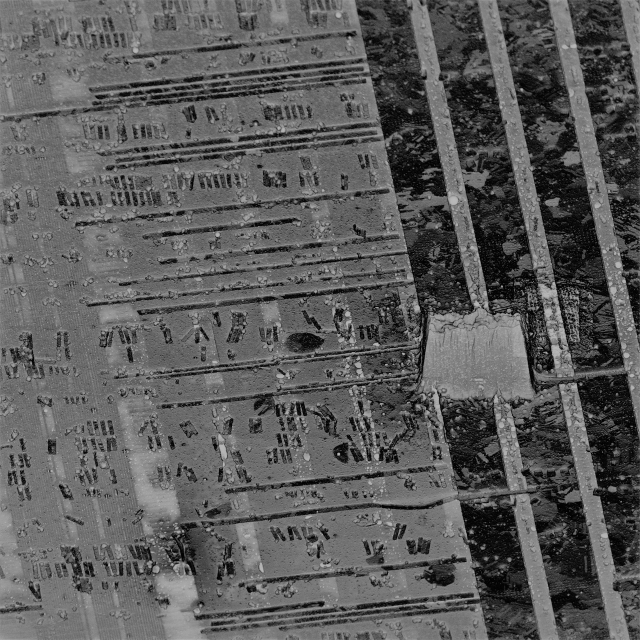
#> input picture Images/ICE40 FIB Blasted - 1.jpeg, 1280 x 1280 px (shown at 1/2 size)
$ python convert_bitmap.py '../../Images/ICE40 FIB Blasted - 1.jpeg'
#> lines starting #> are read from the running program, lines starting #| are printed output that depends on the picture
### obi_software/base_commands.py
from abc import ABCMeta, abstractmethod
from dataclasses import dataclass
import enum
import struct
import array

BIG_ENDIAN = (struct.pack('@H', 0x1234) == struct.pack('>H', 0x1234))

class CommandType(enum.IntEnum):
    Synchronize         = 0x00
    Abort               = 0x01
    Flush               = 0x02
    Delay               = 0x03
    InlineDelay         = 0xa3
    EnableExtCtrl       = 0x04
    DisableExtCtrl      = 0x05
    SelectEbeam         = 0x06
    SelectIbeam         = 0x07
    SelectNoBeam        = 0x08
    Blank               = 0x09
    BlankInline         = 0x0a
    Unblank             = 0x0b
    UnblankInline       = 0x0d

    RasterRegion        = 0x10
    RasterPixel         = 0x11
    RasterPixelRun      = 0x12
    RasterPixelFreeRun  = 0x13
    VectorPixel         = 0x14
    VectorPixelMinDwell = 0x15
    FlipX               = 0x16
    FlipY               = 0x17
    Rotate90            = 0x18
    UnFlipX             = 0x19
    UnFlipY             = 0x20
    UnRotate90          = 0x21

class OutputMode(enum.IntEnum):
    SixteenBit          = 0
    EightBit            = 1
    NoOutput            = 2

class BeamType(enum.IntEnum):
    NoBeam              = 0
    Electron            = 1
    Ion                 = 2

@dataclass
class DACCodeRange:
    start: int # UQ(14,0)
    count: int # UQ(14,0)
    step:  int # UQ(8,8)

class DwellTime(int):
    '''Dwell time is measured in units of ADC cycles.
        One DwellTime = 125 ns'''
    pass


class BaseCommand(metaclass=ABCMeta):
    # def __init_subclass__(cls):
    #     cls._logger = logger.getChild(f"Command.{cls.__name__}")

    # [4 lines left out: function message, not called in this run]

    @property
    def response(self):
        return 0

class SynchronizeCommand(BaseCommand):
    def __init__(self, *, cookie: int, raster: bool, output: OutputMode=OutputMode.SixteenBit):
        self._cookie = cookie
        self._raster_mode = raster
        self._output_mode = output

    def __repr__(self):
        return f"SynchronizeCommand(cookie={self._cookie}, raster_mode={self._raster_mode}, output_mode={self._output_mode})"

    @property
    def message(self):
        combined = int(self._output_mode<<1 | self._raster_mode)
        return struct.pack(">BHB", CommandType.Synchronize, self._cookie, combined)


class AbortCommand(BaseCommand):
    def __repr__(self):
        return f"AbortCommand"

    @property
    def message(self):
        return struct.pack(">B", CommandType.Abort)

class FlushCommand(BaseCommand):
    def __repr__(self):
        return f"FlushCommand"

    @property
    def message(self):
        return struct.pack(">B", CommandType.Flush)


class DelayCommand(BaseCommand):
    def __init__(self, delay):
        assert delay <= 65535
        self._delay = delay

    def __repr__(self):
        return f"DelayCommand(delay={self._delay})"

    @property
    def message(self):
        return struct.pack(">BH", CommandType.Delay, self._delay)

class InlineDelayCommand(BaseCommand):
    def __init__(self, delay):
        assert delay <= 65535
        self._delay = delay

    def __repr__(self):
        return f"InlineDelayCommand(delay={self._delay})"

    @property
    def message(self):
        return struct.pack(">BH", CommandType.InlineDelay, self._delay)


class BlankCommand(BaseCommand):
    def __init__(self, enable:bool=True, inline: bool=False):
        self._enable = enable
        self._inline = inline

    def __repr__(self):
        return f"BlankCommand(enable={self._enable}, inline={self._inline})"

    @property
    def message(self):
        #combined = int(self._inline<<1 | self._enable)
        #return struct.pack(">BB", CommandType.Blank, combined)
        if self._enable and not self._inline:
            return struct.pack('>B', CommandType.Blank)
        elif self._enable and self._inline:
            return struct.pack('>B', CommandType.BlankInline)
        elif not (self._enable and self._inline):
            return struct.pack('>B', CommandType.Unblank)
        elif not self._enable and self._inline:
            return struct.pack('>B', CommandType.UnblankInline)

class TransformCommand(BaseCommand):
    # [4 lines left out: function __init__, not called in this run]

    def __repr__(self):
        return f"TransformCommand(xflip={self._xflip}, yflip={self._yflip}, rotate90={self._rotate90})"

    # [16 lines left out: function message, not called in this run]


class ExternalCtrlCommand(BaseCommand):
    def __init__(self, enable:bool):
        self._enable = enable

    def __repr__(self):
        return f"ExternalCtrlCommand(enable={self._enable})"

    # [6 lines left out: function message, not called in this run]

class BeamSelectCommand(BaseCommand):
    def __init__(self, beam_type:BeamType):
        self._beam_type = beam_type
    # [8 lines left out: function message, not called in this run]


class RasterRegionCommand(BaseCommand):
    def __init__(self, *, x_range: DACCodeRange, y_range: DACCodeRange):
        self._x_range = x_range
        self._y_range = y_range

    def __repr__(self):
        return f"RasterRegionCommand(x_range={self._x_range}, y_range={self._y_range})"

    # [5 lines left out: function message, not called in this run]

class RasterPixelsCommand(BaseCommand):
    def __init__(self, *, dwells: list[DwellTime]):
        self._dwells  = dwells

    def __repr__(self):
        return f"RasterPixelsCommand(dwells=<list of {len(self._dwells)}>)"

    # [37 lines left out: functions _iter_chunks, message, not called in this run]

class RasterPixelRunCommand(BaseCommand):
    # [4 lines left out: function __init__, not called in this run]

    def __repr__(self):
        return f"RasterPixelRunCommand(dwell={self._dwell}, length={self._length})"

    # [33 lines left out: functions _iter_chunks, message, not called in this run]

        #return struct.pack(">BHH", CommandType.RasterPixelRun, self._length - 1, self._dwell)

class VectorPixelCommand(BaseCommand):
    def __init__(self, *, x_coord: int, y_coord: int, dwell: DwellTime):
        assert x_coord <= 65535
        assert y_coord <= 65535
        assert dwell <= 65536
        self._x_coord = x_coord
        self._y_coord = y_coord
        self._dwell   = dwell

    def __repr__(self):
        return f"VectorPixelCommand(x_coord={self._x_coord}, y_coord={self._y_coord}, dwell={self._dwell})"

    @property
    def message(self):
        if self._dwell == 1:
            return struct.pack(">BHH", CommandType.VectorPixelMinDwell, self._x_coord, self._y_coord)
        else:
            return struct.pack(">BHHH", CommandType.VectorPixel, self._x_coord, self._y_coord, self._dwell-1)


class VectorPixelFractionalDwellCommand(BaseCommand):
    # [8 lines left out: function __init__, not called in this run]

    def __repr__(self):
        return f"VectorPixelFractionalDwellCommand(x_coord={self._x_coord}, y_coord={self._y_coord}, dwell={self._dwell}, dwell_fracs={self._dwell_fracs})"

    # [6 lines left out: function message, not called in this run]


class CommandSequence(BaseCommand):
    def __init__(self, sync=True, *, output: OutputMode=OutputMode.SixteenBit, raster:bool=False):
        self._output = output
        self._raster = raster
        self._message = bytearray()
        self._response = bytearray()
        if sync:
            self.add(SynchronizeCommand(cookie=123, output=output, raster=raster))
    def add(self, other: BaseCommand, verbose=False):
        if verbose:
            print(f"adding {other!r}")
        try:
            self._message.extend(other.message)
        except TypeError:
            raise TypeError("Command syntax error. Did you use 'command' instead of 'command()'?")
        #self._response.extend(other.response)

    @property
    def message(self):
        return self._message


### obi_software/stream_scripts/convert_bitmap.py
import sys
import pathlib
import argparse
import numpy as np
import pathlib
from PIL import Image, ImageChops
from base_commands import *

parser = argparse.ArgumentParser()
parser.add_argument('img_path',
                    type=lambda p: pathlib.Path(p).expanduser(), #expand paths starting with ~ to absolute
                    help='path to image file')
parser.add_argument('--show', action='store_true', help="display the processed image")
args = parser.parse_args()

im = Image.open(args.img_path)
#> im is the input picture: PIL image 1280x1280 RGB; min 0, max 186, mean 91.2
print(f"loaded file from {args.img_path}")

im = im.convert("L") ## 8 bit grayscale
#> im: PIL image 1280x1280 L
im = ImageChops.invert(im) ## 255 = longest dwell time, 0 = no dwell
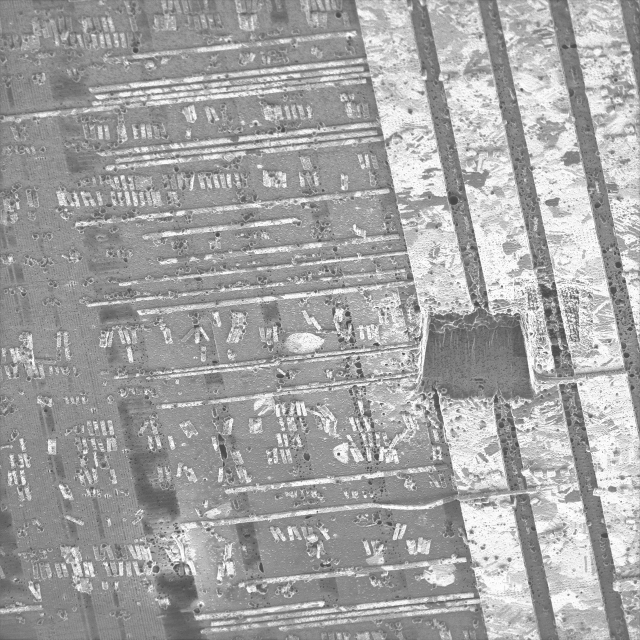
#> im: PIL image 1280x1280 L (shown at 1/2 size); min 69, max 255, mean 163.8

## scale to 16384 x 16384
x_pixels, y_pixels = im._size
#> x_pixels = 1280; y_pixels = 1280
scale_factor = 16384/max(x_pixels, y_pixels)
#> scale_factor = 12.8
scaled_y_pixels = int(y_pixels*scale_factor)
#> scaled_y_pixels = 16384
scaled_x_pixels = int(x_pixels*scale_factor)
#> scaled_x_pixels = 16384
# https://pillow.readthedocs.io/en/stable/_modules/PIL/Image.html#Image.resize
im = im.resize((scaled_x_pixels, scaled_y_pixels))
#> im: PIL image 16384x16384 L
print(f"input image: {x_pixels=}, {y_pixels=} -> {scaled_x_pixels=}, {scaled_y_pixels=}")
#| input image: x_pixels=1280, y_pixels=1280 -> scaled_x_pixels=16384, scaled_y_pixels=16384

## scale dwell times
def level_adjust(pixel_value):
    return int(pixel_value*(160/255))
pixel_range = im.getextrema()
#> pixel_range = (65, 255)
im = im.point(lambda p: level_adjust(p))
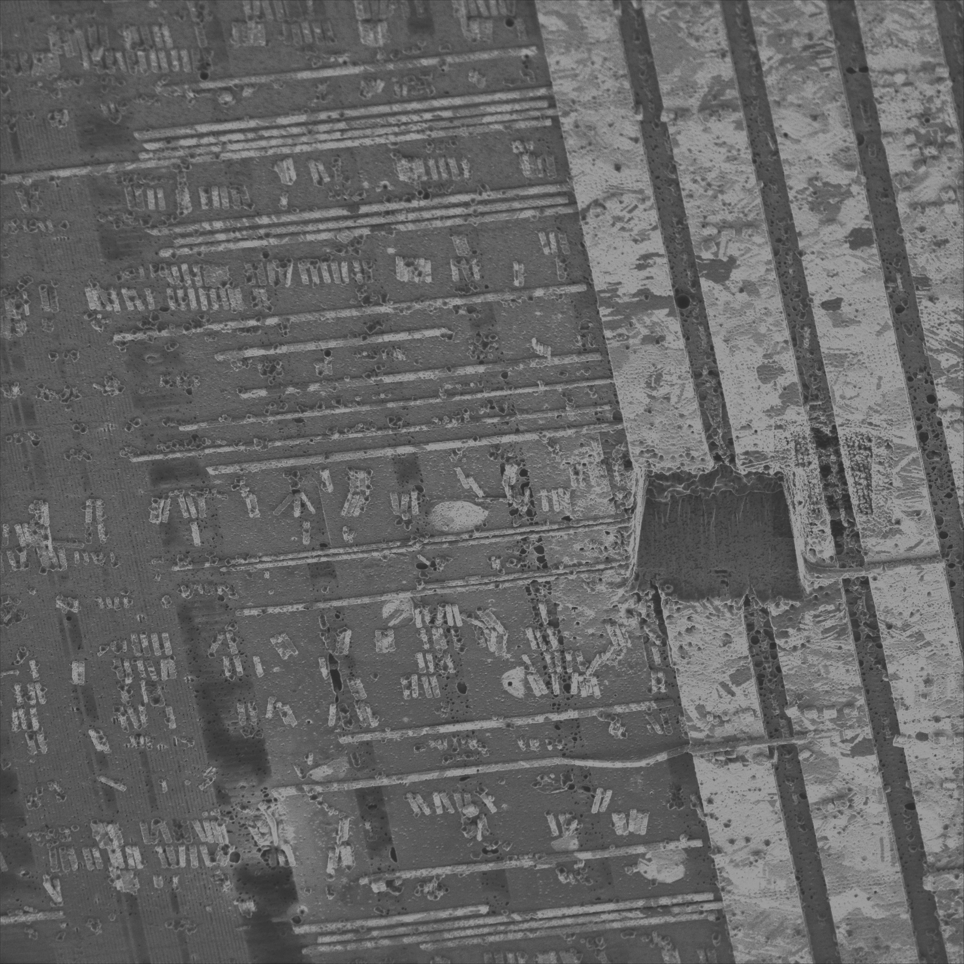
#> im: PIL image 16384x16384 L (shown at 1/17 size); min 40, max 160, mean 102.3
scaled_pixel_range = im.getextrema()
#> scaled_pixel_range = (40, 160)
print(f"{pixel_range=} -> {scaled_pixel_range=}")
#| pixel_range=(65, 255) -> scaled_pixel_range=(40, 160)

array = np.asarray(im)

def show():
    im.show()


def pattern():
    seq = CommandSequence(raster=False, output=OutputMode.NoOutput)

    ## Unblank with beam at position 0,0
    seq.add(BlankCommand(enable=False, inline=True))
    seq.add(VectorPixelCommand(x_coord=0, y_coord=0, dwell=1))

    for y in range(scaled_y_pixels):
        for x in range(scaled_x_pixels):
            dwell = array[y][x]
            if dwell > 0:
                seq.add(VectorPixelCommand(x_coord=x, y_coord = y, dwell=dwell))
        progress = 20*y/16384
        progress_bar = "".join(["#"]*int(progress))
        print(f"{progress*5:.2f}%, {y=}/16384")
        print(progress_bar)

if args.show:
    show()
else:
    show()
#> (the run stopped early here; a loop or call above may not have finished)
